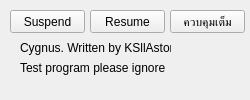
<?xml version="1.0" encoding="UTF-8"?>
<ui version="4.0">
 <class>MainWindow</class>
 <widget class="QMainWindow" name="MainWindow">
  <property name="geometry">
   <rect>
    <x>0</x>
    <y>0</y>
    <width>250</width>
    <height>100</height>
   </rect>
  </property>
  <property name="sizePolicy">
   <sizepolicy hsizetype="Fixed" vsizetype="Fixed">
    <horstretch>0</horstretch>
    <verstretch>0</verstretch>
   </sizepolicy>
  </property>
  <property name="minimumSize">
   <size>
    <width>250</width>
    <height>100</height>
   </size>
  </property>
  <property name="maximumSize">
   <size>
    <width>250</width>
    <height>100</height>
   </size>
  </property>
  <property name="windowTitle">
   <string>Cygnus - TR-LIKE</string>
  </property>
  <property name="windowIcon">
   <iconset>
    <normaloff>cygnus1.png</normaloff>cygnus1.png</iconset>
  </property>
  <widget class="QWidget" name="centralWidget">
   <widget class="QPushButton" name="pushButton">
    <property name="geometry">
     <rect>
      <x>10</x>
      <y>10</y>
      <width>75</width>
      <height>23</height>
     </rect>
    </property>
    <property name="text">
     <string>Suspend</string>
    </property>
   </widget>
   <widget class="QLabel" name="label">
    <property name="geometry">
     <rect>
      <x>20</x>
      <y>40</y>
      <width>151</width>
      <height>16</height>
     </rect>
    </property>
    <property name="text">
     <string>Cygnus. Written by KSllAston</string>
    </property>
   </widget>
   <widget class="QLabel" name="label_2">
    <property name="geometry">
     <rect>
      <x>20</x>
      <y>60</y>
      <width>151</width>
      <height>16</height>
     </rect>
    </property>
    <property name="text">
     <string>Test program please ignore</string>
    </property>
   </widget>
   <widget class="QPushButton" name="pushButton_2">
    <property name="geometry">
     <rect>
      <x>90</x>
      <y>10</y>
      <width>75</width>
      <height>23</height>
     </rect>
    </property>
    <property name="text">
     <string>Resume</string>
    </property>
   </widget>
   <widget class="QPushButton" name="pushButton_3">
    <property name="geometry">
     <rect>
      <x>170</x>
      <y>10</y>
      <width>75</width>
      <height>23</height>
     </rect>
    </property>
    <property name="text">
     <string>ควบคุมเต็ม</string>
    </property>
   </widget>
  </widget>
 </widget>
 <layoutdefault spacing="6" margin="11"/>
 <resources/>
 <connections/>
</ui>
